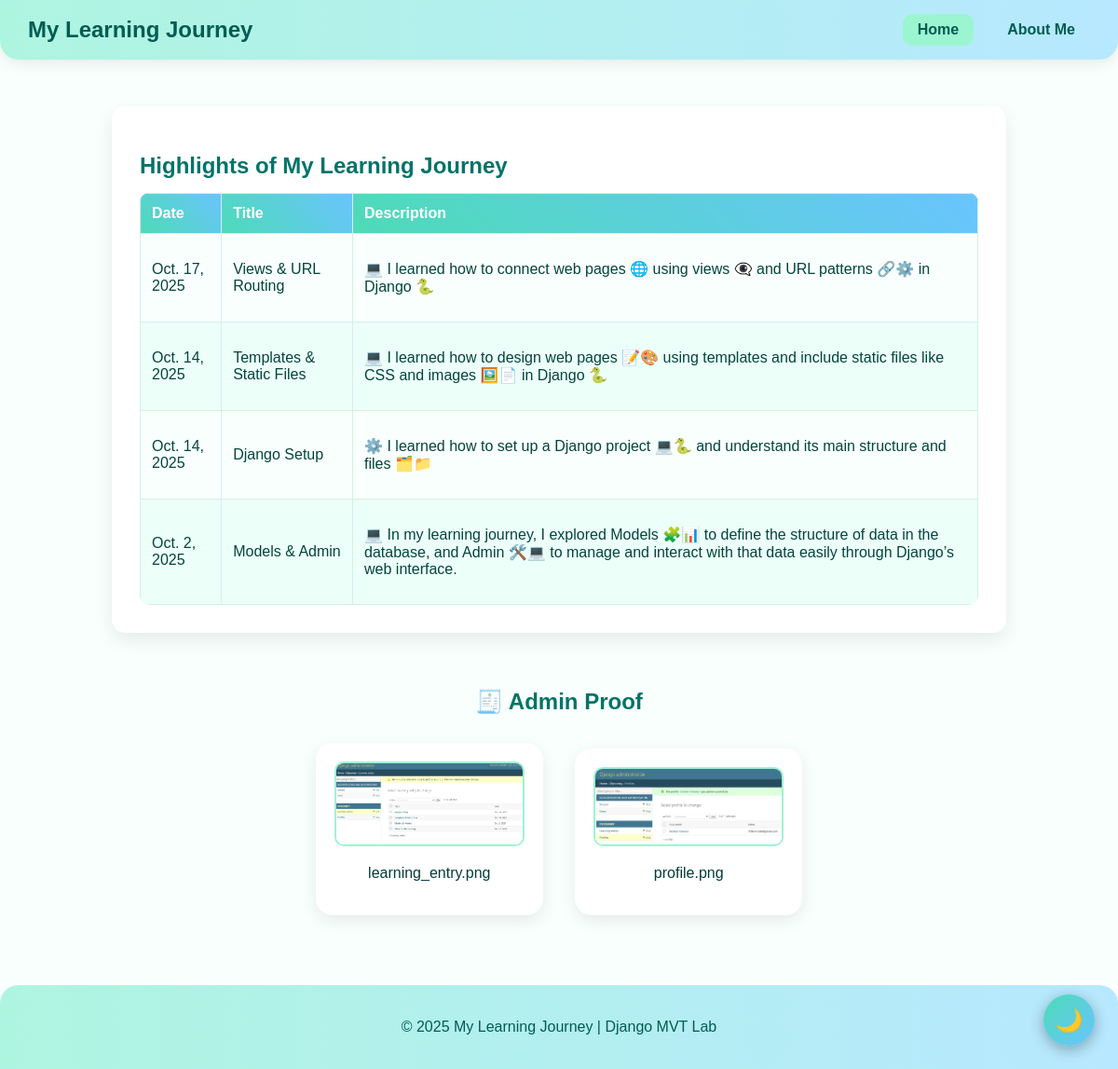
Before: / with the older database file.
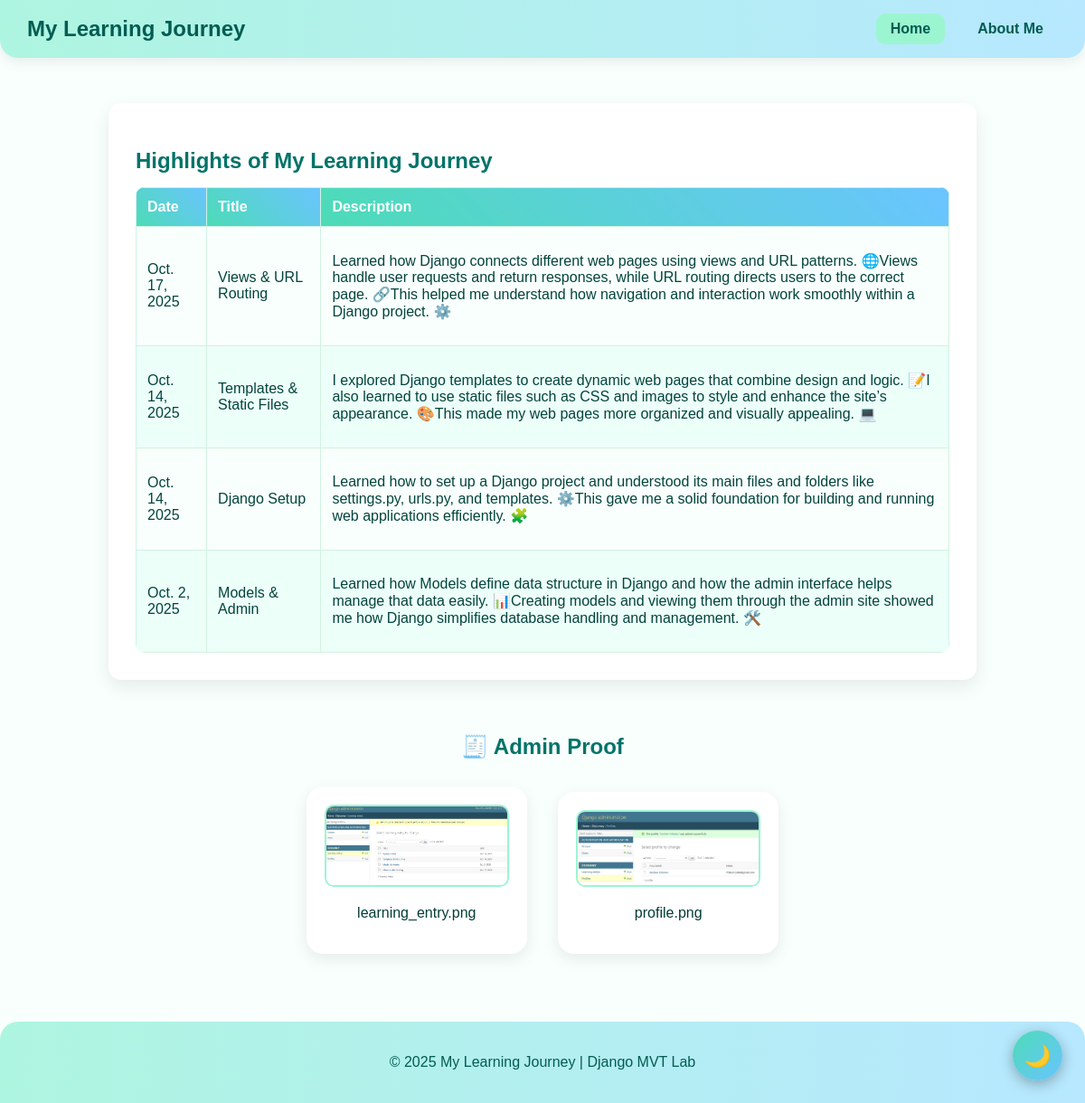
After: the same page with the newer database file.
### dtJourney/models.py (models this page shows, shortened)
class LearningEntry(models.Model):
    date = models.DateField()
    title = models.CharField(max_length=200)
    description = models.TextField()

### dtJourney/views.py (the view)
# urls.py: path('', views.index, name='index'),            # homepage
def index(request):
    entries = LearningEntry.objects.all().order_by('-date')
    return render(request, 'index.html', {'entries': entries})

### dtJourney/templates/index.html (shortened to what this page needs)
{% load static %}
<!DOCTYPE html>
<html lang="en">
<head>
  <link rel="stylesheet" href="{% static 'styles/styles.css' %}">
</head>
<body>
  <header class="top-bar">
    <div class="site-title">My Learning Journey</div>
    <div class="nav-links">
      <a href="{% url 'dtJourney:index' %}" class="active">Home</a>
      <a href="{% url 'dtJourney:about_me' %}">About Me</a>
    </div>
  </header>
  <main>
    <div class="card">
      <h2>Highlights of My Learning Journey</h2>
      {% if entries %}
      <table>
        <thead><tr><th>Date</th><th>Title</th><th>Description</th></tr></thead>
        <tbody>
          {% for entry in entries %}
          <tr>
            <td>{{ entry.date }}</td>
            <td>{{ entry.title }}</td>
            <td>{{ entry.description|linebreaks }}</td>
          </tr>
          {% endfor %}
        </tbody>
      </table>
      {% else %}
      <p>No learning entries yet. Please add some from the admin page.</p>
      {% endif %}
    </div>
    <section class="admin-proof">
      <h2>🧾 Admin Proof</h2>
      <div class="proof-item">
        <img src="{% static 'images/learning_entry.png' %}" alt="Learning Entry Screenshot">
        <p>learning_entry.png</p>
      </div>
      <div class="proof-item">
        <img src="{% static 'images/profile.png' %}" alt="Profile Screenshot">
        <p>profile.png</p>
      </div>
    </section>
  </main>
  <footer>
    <p>&copy; 2025 My Learning Journey | Django MVT Lab</p>
  </footer>
  <button class="theme-toggle" id="theme-toggle">🌙</button>
</body>
</html>

### dtJourney/templates/index.html (style rules this page uses)
body { font-family: "Poppins", sans-serif; background: #f8fffc; color: #033c36; margin: 0; transition: background 0.4s, color 0.4s; }
.top-bar { background: linear-gradient(to right, #aef5e0, #b7e8ff); display: flex; justify-content: space-between; align-items: center; padding: 15px 30px; border-radius: 0 0 20px 20px; position: sticky; top: 0; z-index: 1000; box-shadow: 0 4px 15px rgba(0,0,0,0.08); }
.site-title { font-weight:700; font-size:1.5rem; color:#025c52; }
.nav-links { display:flex; gap:20px; }
.nav-links a { text-decoration:none; color:#025c52; font-weight:600; padding:8px 16px; border-radius:10px; transition:0.3s; }
.nav-links a.active { background-color:#9cf5d1; color:#025c52; }
.card { border-radius:14px; padding:30px; margin:50px auto; background:#fff; box-shadow:0 8px 20px rgba(0,0,0,0.08); max-width:900px; }
h2 { color:#027368; margin-bottom:15px; }
table { width:100%; border-collapse:collapse; border-radius:10px; overflow:hidden; }
th, td { border:1px solid #d1f2e2; padding:12px; text-align:left; }
th { background:linear-gradient(45deg,#4ddbb7,#6ac4ff); color:#fff; }
td { color:#03443d; background:#f9fffc; }
tr:nth-child(even) td { background:#edfff9; }
.admin-proof { margin:60px auto; text-align:center; }
.proof-item { display:inline-block; background:#fff; border-radius:18px; padding:20px; margin:15px; box-shadow:0 6px 18px rgba(0,0,0,0.08); transition:all 0.3s; }
.proof-item img { max-width:200px; border-radius:10px; border:2px solid #9cf5d1; }
footer { text-align:center; padding:20px; margin-top:50px; background:linear-gradient(to right,#aef5e0,#b7e8ff); border-radius:20px 20px 0 0; color:#025c52; }
.theme-toggle { position:fixed; bottom:25px; right:25px; background:linear-gradient(135deg,#4ddbb7,#6ac4ff); color:white; border:none; border-radius:50%; width:55px; height:55px; font-size:1.5em; cursor:pointer; box-shadow:0 4px 15px rgba(0,0,0,0.3); transition:transform 0.3s; z-index:999; }

Changed rows visible on the page:
changed LearningEntry "Views & URL Routing": description "💻 I learned how to connect web pages 🌐 using views 👁️‍🗨️ and URL patterns 🔗⚙️ in Django 🐍" → "Learned how Django connects different web pages using views and URL patterns. 🌐Views handle user requests and return responses, while URL routing directs users to the correct page. 🔗This helped me understand how navigation and interaction work smoothly within a Django project. ⚙️"
changed LearningEntry "Templates & Static Files": description "💻 I learned how to design web pages 📝🎨 using templates and include static files like CSS and images 🖼️📄 in Django 🐍" → "I explored Django templates to create dynamic web pages that combine design and logic. 📝I also learned to use static files such as CSS and images to style and enhance the site’s appearance. 🎨This made my web pages more organized and visually appealing. 💻"
changed LearningEntry "Django Setup": description "⚙️ I learned how to set up a Django project 💻🐍 and understand its main structure and files 🗂️📁" → "Learned how to set up a Django project and understood its main files and folders like settings.py, urls.py, and templates. ⚙️This gave me a solid foundation for building and running web applications efficiently. 🧩"
changed LearningEntry "Models & Admin": description "💻 In my learning journey, I explored Models 🧩📊 to define the structure of data in the database, and Admin 🛠️💻 to manage and interact with that data easily through Django’s web interface." → "Learned how Models define data structure in Django and how the admin interface helps manage that data easily. 📊Creating models and viewing them through the admin site showed me how Django simplifies database handling and management. 🛠️"
